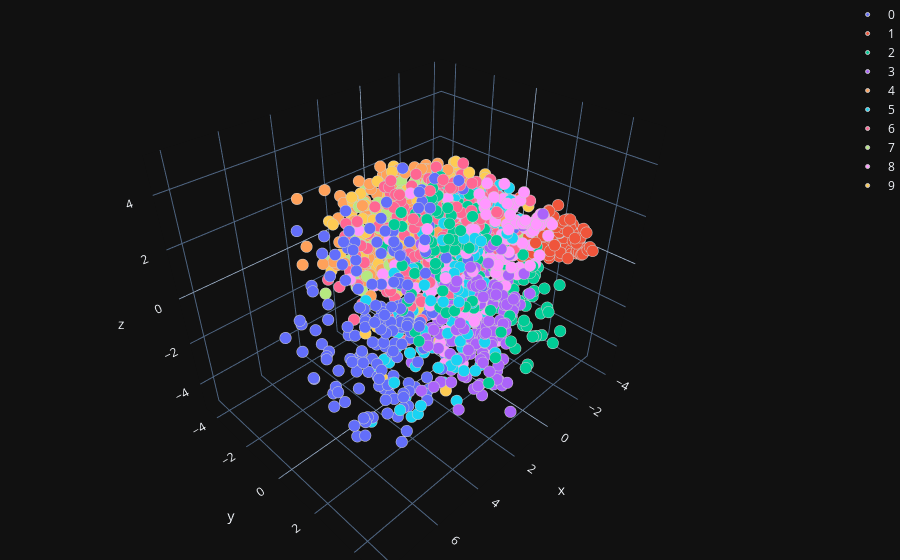

Notebook source saved alongside this figure:
### Code cell
plot_3d_mnist_plotly_scatter(X_3d_pca_embedded, y_small)

### Figure 1 — Plotly figure (JSON) as saved in the notebook; plotly's stock layout.template omitted (floating-point values rounded to 4 significant figures; data arrays with more than 128 entries replaced by an {"elided": "..."} marker saying what was removed)
{"data": [{"marker": {"color": 0, "colorscale": [[0.0, "rgb(0,0,131)"], [0.2, "rgb(0,60,170)"], [0.4, "rgb(5,255,255)"], [0.6, "rgb(255,255,0)"], [0.8, "rgb(250,0,0)"], [1.0, "rgb(128,0,0)"]], "line": {"color": "rgb(204, 204, 204)", "width": 1}, "size": 4, "symbol": "circle"}, "mode": "markers", "name": "0", "x": {"elided": "191 float values"}, "y": {"elided": "191 float values"}, "z": {"elided": "191 float values"}, "type": "scatter3d"}, {"marker": {"color": 1, "colorscale": [[0.0, "rgb(0,0,131)"], [0.2, "rgb(0,60,170)"], [0.4, "rgb(5,255,255)"], [0.6, "rgb(255,255,0)"], [0.8, "rgb(250,0,0)"], [1.0, "rgb(128,0,0)"]], "line": {"color": "rgb(204, 204, 204)", "width": 1}, "size": 4, "symbol": "circle"}, "mode": "markers", "name": "1", "x": {"elided": "220 float values"}, "y": {"elided": "220 float values"}, "z": {"elided": "220 float values"}, "type": "scatter3d"}, {"marker": {"color": 2, "colorscale": [[0.0, "rgb(0,0,131)"], [0.2, "rgb(0,60,170)"], [0.4, "rgb(5,255,255)"], [0.6, "rgb(255,255,0)"], [0.8, "rgb(250,0,0)"], [1.0, "rgb(128,0,0)"]], "line": {"color": "rgb(204, 204, 204)", "width": 1}, "size": 4, "symbol": "circle"}, "mode": "markers", "name": "2", "x": {"elided": "198 float values"}, "y": {"elided": "198 float values"}, "z": {"elided": "198 float values"}, "type": "scatter3d"}, {"marker": {"color": 3, "colorscale": [[0.0, "rgb(0,0,131)"], [0.2, "rgb(0,60,170)"], [0.4, "rgb(5,255,255)"], [0.6, "rgb(255,255,0)"], [0.8, "rgb(250,0,0)"], [1.0, "rgb(128,0,0)"]], "line": {"color": "rgb(204, 204, 204)", "width": 1}, "size": 4, "symbol": "circle"}, "mode": "markers", "name": "3", "x": {"elided": "191 float values"}, "y": {"elided": "191 float values"}, "z": {"elided": "191 float values"}, "type": "scatter3d"}, {"marker": {"color": 4, "colorscale": [[0.0, "rgb(0,0,131)"], [0.2, "rgb(0,60,170)"], [0.4, "rgb(5,255,255)"], [0.6, "rgb(255,255,0)"], [0.8, "rgb(250,0,0)"], [1.0, "rgb(128,0,0)"]], "line": {"color": "rgb(204, 204, 204)", "width": 1}, "size": 4, "symbol": "circle"}, "mode": "markers", "name": "4", "x": {"elided": "214 float values"}, "y": {"elided": "214 float values"}, "z": {"elided": "214 float values"}, "type": "scatter3d"}, {"marker": {"color": 5, "colorscale": [[0.0, "rgb(0,0,131)"], [0.2, "rgb(0,60,170)"], [0.4, "rgb(5,255,255)"], [0.6, "rgb(255,255,0)"], [0.8, "rgb(250,0,0)"], [1.0, "rgb(128,0,0)"]], "line": {"color": "rgb(204, 204, 204)", "width": 1}, "size": 4, "symbol": "circle"}, "mode": "markers", "name": "5", "x": {"elided": "180 float values"}, "y": {"elided": "180 float values"}, "z": {"elided": "180 float values"}, "type": "scatter3d"}, {"marker": {"color": 6, "colorscale": [[0.0, "rgb(0,0,131)"], [0.2, "rgb(0,60,170)"], [0.4, "rgb(5,255,255)"], [0.6, "rgb(255,255,0)"], [0.8, "rgb(250,0,0)"], [1.0, "rgb(128,0,0)"]], "line": {"color": "rgb(204, 204, 204)", "width": 1}, "size": 4, "symbol": "circle"}, "mode": "markers", "name": "6", "x": {"elided": "200 float values"}, "y": {"elided": "200 float values"}, "z": {"elided": "200 float values"}, "type": "scatter3d"}, {"marker": {"color": 7, "colorscale": [[0.0, "rgb(0,0,131)"], [0.2, "rgb(0,60,170)"], [0.4, "rgb(5,255,255)"], [0.6, "rgb(255,255,0)"], [0.8, "rgb(250,0,0)"], [1.0, "rgb(128,0,0)"]], "line": {"color": "rgb(204, 204, 204)", "width": 1}, "size": 4, "symbol": "circle"}, "mode": "markers", "name": "7", "x": {"elided": "224 float values"}, "y": {"elided": "224 float values"}, "z": {"elided": "224 float values"}, "type": "scatter3d"}, {"marker": {"color": 8, "colorscale": [[0.0, "rgb(0,0,131)"], [0.2, "rgb(0,60,170)"], [0.4, "rgb(5,255,255)"], [0.6, "rgb(255,255,0)"], [0.8, "rgb(250,0,0)"], [1.0, "rgb(128,0,0)"]], "line": {"color": "rgb(204, 204, 204)", "width": 1}, "size": 4, "symbol": "circle"}, "mode": "markers", "name": "8", "x": {"elided": "172 float values"}, "y": {"elided": "172 float values"}, "z": {"elided": "172 float values"}, "type": "scatter3d"}, {"marker": {"color": 9, "colorscale": [[0.0, "rgb(0,0,131)"], [0.2, "rgb(0,60,170)"], [0.4, "rgb(5,255,255)"], [0.6, "rgb(255,255,0)"], [0.8, "rgb(250,0,0)"], [1.0, "rgb(128,0,0)"]], "line": {"color": "rgb(204, 204, 204)", "width": 1}, "size": 4, "symbol": "circle"}, "mode": "markers", "name": "9", "x": {"elided": "210 float values"}, "y": {"elided": "210 float values"}, "z": {"elided": "210 float values"}, "type": "scatter3d"}], "layout": {"margin": {"b": 0, "l": 0, "r": 0, "t": 0}}}
